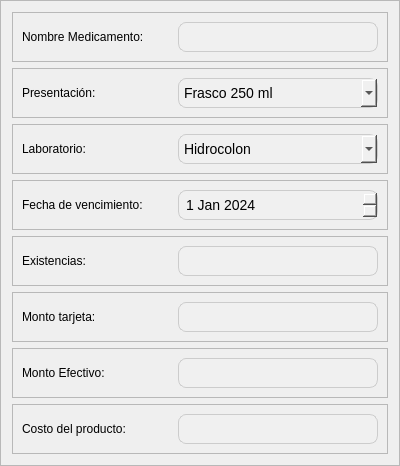
        <widget class="QFrame" name="frame_17">
         <property name="frameShape">
          <enum>QFrame::StyledPanel</enum>
         </property>
         <property name="frameShadow">
          <enum>QFrame::Raised</enum>
         </property>
         <layout class="QVBoxLayout" name="verticalLayout_4">
          <item>
           <widget class="QFrame" name="frame_6">
            <property name="minimumSize">
             <size>
              <width>0</width>
              <height>50</height>
             </size>
            </property>
            <property name="maximumSize">
             <size>
              <width>500</width>
              <height>50</height>
             </size>
            </property>
            <property name="frameShape">
             <enum>QFrame::StyledPanel</enum>
            </property>
            <property name="frameShadow">
             <enum>QFrame::Raised</enum>
            </property>
            <layout class="QHBoxLayout" name="horizontalLayout_13">
             <item>
              <widget class="QLabel" name="label_13">
               <property name="minimumSize">
                <size>
                 <width>150</width>
                 <height>0</height>
                </size>
               </property>
               <property name="maximumSize">
                <size>
                 <width>150</width>
                 <height>16777215</height>
                </size>
               </property>
               <property name="styleSheet">
                <string notr="true">color: rgb(0, 0, 0);
font: bold 9pt &quot;Nunito&quot;;</string>
               </property>
               <property name="text">
                <string>Nombre Medicamento:</string>
               </property>
              </widget>
             </item>
             <item>
              <widget class="QLineEdit" name="le_agNombreMedicamento">
               <property name="minimumSize">
                <size>
                 <width>200</width>
                 <height>30</height>
                </size>
               </property>
               <property name="maximumSize">
                <size>
                 <width>200</width>
                 <height>30</height>
                </size>
               </property>
               <property name="styleSheet">
                <string notr="true">QLineEdit {
    background-color: #f0f0f0; /* Color de fondo deseado */
    border: 1px solid #ccc; /* Color del borde deseado */
    padding: 5px; /* Espacio alrededor del texto */
    color: rgb(0, 0, 0); /* Color del texto deseado */
  	font: 9pt &quot;Nunito&quot;; /* Fuente deseada */
    font-size: 14px; /* Tamaño de fuente deseado */
    border-radius: 8px; /* Redondear las esquinas */
}
</string>
               </property>
               <property name="text">
                <string/>
               </property>
              </widget>
             </item>
            </layout>
           </widget>
          </item>
          <item>
           <widget class="QFrame" name="frame_12">
            <property name="minimumSize">
             <size>
              <width>0</width>
              <height>50</height>
             </size>
            </property>
            <property name="maximumSize">
             <size>
              <width>500</width>
              <height>50</height>
             </size>
            </property>
            <property name="frameShape">
             <enum>QFrame::StyledPanel</enum>
            </property>
            <property name="frameShadow">
             <enum>QFrame::Raised</enum>
            </property>
            <layout class="QHBoxLayout" name="horizontalLayout_12">
             <item>
              <widget class="QLabel" name="label_19">
               <property name="minimumSize">
                <size>
                 <width>150</width>
                 <height>0</height>
                </size>
               </property>
               <property name="maximumSize">
                <size>
                 <width>150</width>
                 <height>16777215</height>
                </size>
               </property>
               <property name="styleSheet">
                <string notr="true">color: rgb(0, 0, 0);
font: bold 9pt &quot;Nunito&quot;;</string>
               </property>
               <property name="text">
                <string>Presentación:</string>
               </property>
              </widget>
             </item>
             <item>
              <widget class="QComboBox" name="cbox_agPresentacion_2">
               <property name="minimumSize">
                <size>
                 <width>200</width>
                 <height>30</height>
                </size>
               </property>
               <property name="maximumSize">
                <size>
                 <width>200</width>
                 <height>30</height>
                </size>
               </property>
               <property name="styleSheet">
                <string notr="true">QComboBox {
    background-color: #f0f0f0; /* Color de fondo deseado */
    border: 1px solid #ccc; /* Color del borde deseado */
    padding: 5px; /* Espacio alrededor del texto */
    color: rgb(0, 0, 0); /* Color del texto deseado */
  	font: 9pt &quot;Nunito&quot;; /* Fuente deseada */
    font-size: 14px; /* Tamaño de fuente deseado */
    border-radius: 8px; /* Redondear las esquinas */
}
</string>
               </property>
               <item>
                <property name="text">
                 <string>Frasco 250 ml</string>
                </property>
               </item>
               <item>
                <property name="text">
                 <string>Frasco 500 ml</string>
                </property>
               </item>
               <item>
                <property name="text">
                 <string>Ampollas</string>
                </property>
               </item>
               <item>
                <property name="text">
                 <string>Frasco Pastillas</string>
                </property>
               </item>
               <item>
                <property name="text">
                 <string>Frasco Polvo</string>
                </property>
               </item>
               <item>
                <property name="text">
                 <string>Frasco Jarabe</string>
                </property>
               </item>
              </widget>
             </item>
            </layout>
           </widget>
          </item>
          <item>
           <widget class="QFrame" name="frame_10">
            <property name="minimumSize">
             <size>
              <width>0</width>
              <height>50</height>
             </size>
            </property>
            <property name="maximumSize">
             <size>
              <width>500</width>
              <height>50</height>
             </size>
            </property>
            <property name="frameShape">
             <enum>QFrame::StyledPanel</enum>
            </property>
            <property name="frameShadow">
             <enum>QFrame::Raised</enum>
            </property>
            <layout class="QHBoxLayout" name="horizontalLayout_11">
             <item>
              <widget class="QLabel" name="label_17">
               <property name="minimumSize">
                <size>
                 <width>150</width>
                 <height>0</height>
                </size>
               </property>
               <property name="maximumSize">
                <size>
                 <width>150</width>
                 <height>16777215</height>
                </size>
               </property>
               <property name="styleSheet">
                <string notr="true">color: rgb(0, 0, 0);
font: bold 9pt &quot;Nunito&quot;;</string>
               </property>
               <property name="text">
                <string>Laboratorio:</string>
               </property>
              </widget>
             </item>
             <item>
              <widget class="QComboBox" name="cbox_agLab">
               <property name="minimumSize">
                <size>
                 <width>200</width>
                 <height>30</height>
                </size>
               </property>
               <property name="maximumSize">
                <size>
                 <width>200</width>
                 <height>30</height>
                </size>
               </property>
               <property name="styleSheet">
                <string notr="true">QComboBox {
    background-color: #f0f0f0; /* Color de fondo deseado */
    border: 1px solid #ccc; /* Color del borde deseado */
    padding: 5px; /* Espacio alrededor del texto */
    color: rgb(0, 0, 0); /* Color del texto deseado */
  	font: 9pt &quot;Nunito&quot;; /* Fuente deseada */
    font-size: 14px; /* Tamaño de fuente deseado */
    border-radius: 8px; /* Redondear las esquinas */
}
</string>
               </property>
               <item>
                <property name="text">
                 <string>Hidrocolon</string>
                </property>
               </item>
               <item>
                <property name="text">
                 <string>Farmex</string>
                </property>
               </item>
               <item>
                <property name="text">
                 <string>Praxis</string>
                </property>
               </item>
               <item>
                <property name="text">
                 <string>Reckeweg</string>
                </property>
               </item>
               <item>
                <property name="text">
                 <string>Dipronat</string>
                </property>
               </item>
              </widget>
             </item>
            </layout>
           </widget>
          </item>
          <item>
           <widget class="QFrame" name="frame_11">
            <property name="minimumSize">
             <size>
              <width>0</width>
              <height>50</height>
             </size>
            </property>
            <property name="maximumSize">
             <size>
              <width>500</width>
              <height>50</height>
             </size>
            </property>
            <property name="frameShape">
             <enum>QFrame::StyledPanel</enum>
            </property>
            <property name="frameShadow">
             <enum>QFrame::Raised</enum>
            </property>
            <layout class="QHBoxLayout" name="horizontalLayout_9">
             <item>
              <widget class="QLabel" name="label_18">
               <property name="minimumSize">
                <size>
                 <width>150</width>
                 <height>0</height>
                </size>
               </property>
               <property name="maximumSize">
                <size>
                 <width>150</width>
                 <height>16777215</height>
                </size>
               </property>
               <property name="styleSheet">
                <string notr="true">color: rgb(0, 0, 0);
font: bold 9pt &quot;Nunito&quot;;</string>
               </property>
               <property name="text">
                <string>Fecha de vencimiento:</string>
               </property>
              </widget>
             </item>
             <item>
              <widget class="QDateEdit" name="dateEdit">
               <property name="minimumSize">
                <size>
                 <width>200</width>
                 <height>30</height>
                </size>
               </property>
               <property name="maximumSize">
                <size>
                 <width>200</width>
                 <height>30</height>
                </size>
               </property>
               <property name="styleSheet">
                <string notr="true">
    background-color: #f0f0f0; /* Color de fondo deseado */
    border: 1px solid #ccc; /* Color del borde deseado */
    padding: 5px; /* Espacio alrededor del texto */
    color: rgb(0, 0, 0); /* Color del texto deseado */
  	font: 9pt &quot;Nunito&quot;; /* Fuente deseada */
    font-size: 14px; /* Tamaño de fuente deseado */
    border-radius: 8px; /* Redondear las esquinas */

</string>
               </property>
               <property name="date">
                <date>
                 <year>2024</year>
                 <month>1</month>
                 <day>1</day>
                </date>
               </property>
              </widget>
             </item>
            </layout>
           </widget>
          </item>
          <item>
           <widget class="QFrame" name="frame_7">
            <property name="minimumSize">
             <size>
              <width>0</width>
              <height>50</height>
             </size>
            </property>
            <property name="maximumSize">
             <size>
              <width>500</width>
              <height>50</height>
             </size>
            </property>
            <property name="frameShape">
             <enum>QFrame::StyledPanel</enum>
            </property>
            <property name="frameShadow">
             <enum>QFrame::Raised</enum>
            </property>
            <layout class="QHBoxLayout" name="horizontalLayout_8">
             <item>
              <widget class="QLabel" name="label_14">
               <property name="minimumSize">
                <size>
                 <width>150</width>
                 <height>0</height>
                </size>
               </property>
               <property name="maximumSize">
                <size>
                 <width>150</width>
                 <height>16777215</height>
                </size>
               </property>
               <property name="styleSheet">
                <string notr="true">color: rgb(0, 0, 0);
font: bold 9pt &quot;Nunito&quot;;</string>
               </property>
               <property name="text">
                <string>Existencias:</string>
               </property>
              </widget>
             </item>
             <item>
              <widget class="QLineEdit" name="le_agExistencias">
               <property name="minimumSize">
                <size>
                 <width>200</width>
                 <height>30</height>
                </size>
               </property>
               <property name="maximumSize">
                <size>
                 <width>200</width>
                 <height>30</height>
                </size>
               </property>
               <property name="styleSheet">
                <string notr="true">QLineEdit {
    background-color: #f0f0f0; /* Color de fondo deseado */
    border: 1px solid #ccc; /* Color del borde deseado */
    padding: 5px; /* Espacio alrededor del texto */
    color: rgb(0, 0, 0); /* Color del texto deseado */
  	font: 9pt &quot;Nunito&quot;; /* Fuente deseada */
    font-size: 14px; /* Tamaño de fuente deseado */
    border-radius: 8px; /* Redondear las esquinas */
}
</string>
               </property>
               <property name="text">
                <string/>
               </property>
              </widget>
             </item>
            </layout>
           </widget>
          </item>
          <item>
           <widget class="QFrame" name="frame_8">
            <property name="minimumSize">
             <size>
              <width>0</width>
              <height>50</height>
             </size>
            </property>
            <property name="maximumSize">
             <size>
              <width>500</width>
              <height>50</height>
             </size>
            </property>
            <property name="frameShape">
             <enum>QFrame::StyledPanel</enum>
            </property>
            <property name="frameShadow">
             <enum>QFrame::Raised</enum>
            </property>
            <layout class="QHBoxLayout" name="horizontalLayout_7">
             <item>
              <widget class="QLabel" name="label_15">
               <property name="minimumSize">
                <size>
                 <width>150</width>
                 <height>0</height>
                </size>
               </property>
               <property name="maximumSize">
                <size>
                 <width>150</width>
                 <height>16777215</height>
                </size>
               </property>
               <property name="styleSheet">
                <string notr="true">color: rgb(0, 0, 0);
font: bold 9pt &quot;Nunito&quot;;</string>
               </property>
               <property name="text">
                <string>Monto tarjeta:</string>
               </property>
              </widget>
             </item>
             <item>
              <widget class="QLineEdit" name="le_agMontoTarjeta">
               <property name="minimumSize">
                <size>
                 <width>200</width>
                 <height>30</height>
                </size>
               </property>
               <property name="maximumSize">
                <size>
                 <width>200</width>
                 <height>30</height>
                </size>
               </property>
               <property name="styleSheet">
                <string notr="true">QLineEdit {
    background-color: #f0f0f0; /* Color de fondo deseado */
    border: 1px solid #ccc; /* Color del borde deseado */
    padding: 5px; /* Espacio alrededor del texto */
    color: rgb(0, 0, 0); /* Color del texto deseado */
  	font: 9pt &quot;Nunito&quot;; /* Fuente deseada */
    font-size: 14px; /* Tamaño de fuente deseado */
    border-radius: 8px; /* Redondear las esquinas */
}
</string>
               </property>
               <property name="text">
                <string/>
               </property>
              </widget>
             </item>
            </layout>
           </widget>
          </item>
          <item>
           <widget class="QFrame" name="frame_9">
            <property name="minimumSize">
             <size>
              <width>0</width>
              <height>50</height>
             </size>
            </property>
            <property name="maximumSize">
             <size>
              <width>500</width>
              <height>50</height>
             </size>
            </property>
            <property name="frameShape">
             <enum>QFrame::StyledPanel</enum>
            </property>
            <property name="frameShadow">
             <enum>QFrame::Raised</enum>
            </property>
            <layout class="QHBoxLayout" name="horizontalLayout_5">
             <item>
              <widget class="QLabel" name="label_16">
               <property name="minimumSize">
                <size>
                 <width>150</width>
                 <height>0</height>
                </size>
               </property>
               <property name="maximumSize">
                <size>
                 <width>150</width>
                 <height>16777215</height>
                </size>
               </property>
               <property name="styleSheet">
                <string notr="true">color: rgb(0, 0, 0);
font: bold 9pt &quot;Nunito&quot;;</string>
               </property>
               <property name="text">
                <string>Monto Efectivo:</string>
               </property>
              </widget>
             </item>
             <item>
              <widget class="QLineEdit" name="le_agMontoEfectivo">
               <property name="minimumSize">
                <size>
                 <width>200</width>
                 <height>30</height>
                </size>
               </property>
               <property name="maximumSize">
                <size>
                 <width>200</width>
                 <height>30</height>
                </size>
               </property>
               <property name="styleSheet">
                <string notr="true">QLineEdit {
    background-color: #f0f0f0; /* Color de fondo deseado */
    border: 1px solid #ccc; /* Color del borde deseado */
    padding: 5px; /* Espacio alrededor del texto */
    color: rgb(0, 0, 0); /* Color del texto deseado */
  	font: 9pt &quot;Nunito&quot;; /* Fuente deseada */
    font-size: 12px; /* Tamaño de fuente deseado */
    border-radius: 8px; /* Redondear las esquinas */
}
</string>
               </property>
               <property name="text">
                <string/>
               </property>
              </widget>
             </item>
            </layout>
           </widget>
          </item>
          <item>
           <widget class="QFrame" name="frame_25">
            <property name="minimumSize">
             <size>
              <width>0</width>
              <height>50</height>
             </size>
            </property>
            <property name="maximumSize">
             <size>
              <width>500</width>
              <height>50</height>
             </size>
            </property>
            <property name="frameShape">
             <enum>QFrame::StyledPanel</enum>
            </property>
            <property name="frameShadow">
             <enum>QFrame::Raised</enum>
            </property>
            <layout class="QHBoxLayout" name="horizontalLayout_14">
             <item>
              <widget class="QLabel" name="label_27">
               <property name="minimumSize">
                <size>
                 <width>150</width>
                 <height>0</height>
                </size>
               </property>
               <property name="maximumSize">
                <size>
                 <width>150</width>
                 <height>16777215</height>
                </size>
               </property>
               <property name="styleSheet">
                <string notr="true">color: rgb(0, 0, 0);
font: bold 9pt &quot;Nunito&quot;;</string>
               </property>
               <property name="text">
                <string>Costo del producto:</string>
               </property>
              </widget>
             </item>
             <item>
              <widget class="QLineEdit" name="le_agMontoEfectivo_5">
               <property name="minimumSize">
                <size>
                 <width>200</width>
                 <height>30</height>
                </size>
               </property>
               <property name="maximumSize">
                <size>
                 <width>200</width>
                 <height>30</height>
                </size>
               </property>
               <property name="styleSheet">
                <string notr="true">QLineEdit {
    background-color: #f0f0f0; /* Color de fondo deseado */
    border: 1px solid #ccc; /* Color del borde deseado */
    padding: 5px; /* Espacio alrededor del texto */
    color: rgb(0, 0, 0); /* Color del texto deseado */
  	font: 9pt &quot;Nunito&quot;; /* Fuente deseada */
    font-size: 12px; /* Tamaño de fuente deseado */
    border-radius: 8px; /* Redondear las esquinas */
}
</string>
               </property>
               <property name="text">
                <string/>
               </property>
              </widget>
             </item>
            </layout>
           </widget>
          </item>
         </layout>
        </widget>
